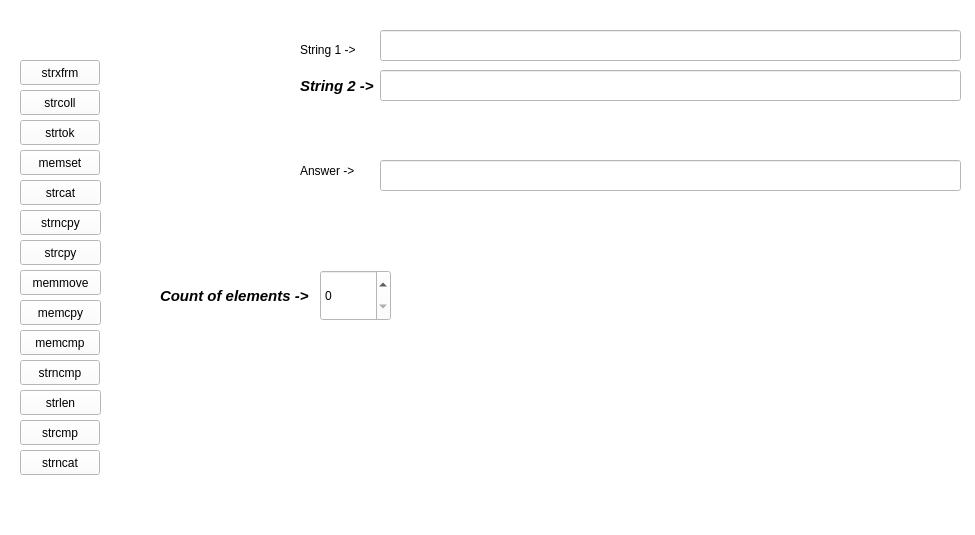
<?xml version="1.0" encoding="UTF-8"?>
<ui version="4.0">
 <class>MainWindow</class>
 <widget class="QMainWindow" name="MainWindow">
  <property name="geometry">
   <rect>
    <x>0</x>
    <y>0</y>
    <width>975</width>
    <height>535</height>
   </rect>
  </property>
  <property name="windowTitle">
   <string>MainWindow</string>
  </property>
  <property name="styleSheet">
   <string notr="true">background-color: rgb(255, 255, 255);
color: rgb(0, 0, 0);
font: 700 italic 11pt &quot;Ubuntu&quot;;</string>
  </property>
  <widget class="QWidget" name="centralwidget">
   <widget class="QLabel" name="label_4">
    <property name="geometry">
     <rect>
      <x>300</x>
      <y>160</y>
      <width>71</width>
      <height>21</height>
     </rect>
    </property>
    <property name="text">
     <string>Answer -&gt;</string>
    </property>
   </widget>
   <widget class="QLineEdit" name="ln_ans">
    <property name="enabled">
     <bool>false</bool>
    </property>
    <property name="geometry">
     <rect>
      <x>380</x>
      <y>160</y>
      <width>581</width>
      <height>31</height>
     </rect>
    </property>
    <property name="frame">
     <bool>true</bool>
    </property>
   </widget>
   <widget class="QLineEdit" name="ln_str1">
    <property name="geometry">
     <rect>
      <x>380</x>
      <y>30</y>
      <width>581</width>
      <height>31</height>
     </rect>
    </property>
   </widget>
   <widget class="QLabel" name="label">
    <property name="geometry">
     <rect>
      <x>300</x>
      <y>40</y>
      <width>71</width>
      <height>20</height>
     </rect>
    </property>
    <property name="text">
     <string>String 1 -&gt;</string>
    </property>
   </widget>
   <widget class="QPushButton" name="bnt_strcat">
    <property name="geometry">
     <rect>
      <x>20</x>
      <y>180</y>
      <width>81</width>
      <height>25</height>
     </rect>
    </property>
    <property name="text">
     <string>strcat</string>
    </property>
   </widget>
   <widget class="QPushButton" name="bnt_strlen">
    <property name="geometry">
     <rect>
      <x>20</x>
      <y>390</y>
      <width>81</width>
      <height>25</height>
     </rect>
    </property>
    <property name="text">
     <string>strlen</string>
    </property>
   </widget>
   <widget class="QPushButton" name="bnt_memmove">
    <property name="geometry">
     <rect>
      <x>20</x>
      <y>270</y>
      <width>81</width>
      <height>25</height>
     </rect>
    </property>
    <property name="text">
     <string>memmove</string>
    </property>
   </widget>
   <widget class="QPushButton" name="bnt_strcpy">
    <property name="geometry">
     <rect>
      <x>20</x>
      <y>240</y>
      <width>81</width>
      <height>25</height>
     </rect>
    </property>
    <property name="text">
     <string>strcpy</string>
    </property>
   </widget>
   <widget class="QPushButton" name="bnt_strncpy">
    <property name="geometry">
     <rect>
      <x>20</x>
      <y>210</y>
      <width>81</width>
      <height>25</height>
     </rect>
    </property>
    <property name="text">
     <string>strncpy</string>
    </property>
   </widget>
   <widget class="QPushButton" name="bnt_memcpy">
    <property name="geometry">
     <rect>
      <x>20</x>
      <y>300</y>
      <width>81</width>
      <height>25</height>
     </rect>
    </property>
    <property name="text">
     <string>memcpy</string>
    </property>
   </widget>
   <widget class="QPushButton" name="bnt_strcoll">
    <property name="geometry">
     <rect>
      <x>20</x>
      <y>90</y>
      <width>80</width>
      <height>25</height>
     </rect>
    </property>
    <property name="text">
     <string>strcoll</string>
    </property>
   </widget>
   <widget class="QPushButton" name="bnt_memset">
    <property name="geometry">
     <rect>
      <x>20</x>
      <y>150</y>
      <width>80</width>
      <height>25</height>
     </rect>
    </property>
    <property name="text">
     <string>memset</string>
    </property>
   </widget>
   <widget class="QPushButton" name="bnt_strtok">
    <property name="geometry">
     <rect>
      <x>20</x>
      <y>120</y>
      <width>80</width>
      <height>25</height>
     </rect>
    </property>
    <property name="text">
     <string>strtok</string>
    </property>
   </widget>
   <widget class="QPushButton" name="bnt_strxfrm">
    <property name="geometry">
     <rect>
      <x>20</x>
      <y>60</y>
      <width>80</width>
      <height>25</height>
     </rect>
    </property>
    <property name="text">
     <string>strxfrm</string>
    </property>
   </widget>
   <widget class="QPushButton" name="bnt_strcmp">
    <property name="geometry">
     <rect>
      <x>20</x>
      <y>420</y>
      <width>80</width>
      <height>25</height>
     </rect>
    </property>
    <property name="text">
     <string>strcmp</string>
    </property>
   </widget>
   <widget class="QPushButton" name="bnt_strncmp">
    <property name="geometry">
     <rect>
      <x>20</x>
      <y>360</y>
      <width>80</width>
      <height>25</height>
     </rect>
    </property>
    <property name="text">
     <string>strncmp</string>
    </property>
   </widget>
   <widget class="QPushButton" name="bnt_memcmp">
    <property name="geometry">
     <rect>
      <x>20</x>
      <y>330</y>
      <width>80</width>
      <height>25</height>
     </rect>
    </property>
    <property name="text">
     <string>memcmp</string>
    </property>
   </widget>
   <widget class="QPushButton" name="bnt_strncat">
    <property name="geometry">
     <rect>
      <x>20</x>
      <y>450</y>
      <width>80</width>
      <height>25</height>
     </rect>
    </property>
    <property name="text">
     <string>strncat</string>
    </property>
   </widget>
   <widget class="QLabel" name="label_2">
    <property name="geometry">
     <rect>
      <x>300</x>
      <y>70</y>
      <width>81</width>
      <height>31</height>
     </rect>
    </property>
    <property name="font">
     <font>
      <family>Ubuntu</family>
      <pointsize>11</pointsize>
      <italic>true</italic>
      <bold>true</bold>
     </font>
    </property>
    <property name="text">
     <string>String 2 -&gt;</string>
    </property>
   </widget>
   <widget class="QLineEdit" name="ln_str2">
    <property name="geometry">
     <rect>
      <x>380</x>
      <y>70</y>
      <width>581</width>
      <height>31</height>
     </rect>
    </property>
   </widget>
   <widget class="QSpinBox" name="spb_N">
    <property name="geometry">
     <rect>
      <x>320</x>
      <y>270</y>
      <width>71</width>
      <height>51</height>
     </rect>
    </property>
   </widget>
   <widget class="QLabel" name="label_3">
    <property name="geometry">
     <rect>
      <x>160</x>
      <y>270</y>
      <width>151</width>
      <height>51</height>
     </rect>
    </property>
    <property name="font">
     <font>
      <family>Ubuntu</family>
      <pointsize>11</pointsize>
      <italic>true</italic>
      <bold>true</bold>
     </font>
    </property>
    <property name="autoFillBackground">
     <bool>false</bool>
    </property>
    <property name="text">
     <string>Count of elements -&gt;</string>
    </property>
   </widget>
  </widget>
  <widget class="QMenuBar" name="menubar">
   <property name="geometry">
    <rect>
     <x>0</x>
     <y>0</y>
     <width>975</width>
     <height>22</height>
    </rect>
   </property>
  </widget>
  <widget class="QStatusBar" name="statusbar"/>
 </widget>
 <resources/>
 <connections/>
</ui>
